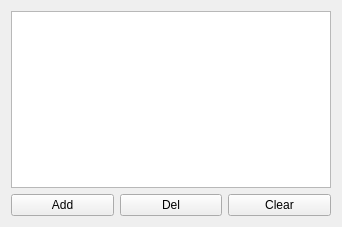
<?xml version="1.0" encoding="UTF-8"?>
<ui version="4.0">
 <class>BookmarksPlugin::BookmarkWidget</class>
 <widget class="QWidget" name="BookmarksPlugin::BookmarkWidget">
  <property name="geometry">
   <rect>
    <x>0</x>
    <y>0</y>
    <width>342</width>
    <height>227</height>
   </rect>
  </property>
  <property name="windowTitle">
   <string>Form</string>
  </property>
  <layout class="QGridLayout" name="gridLayout">
   <item row="0" column="0" colspan="3">
    <widget class="QTableView" name="tableView">
     <property name="contextMenuPolicy">
      <enum>Qt::CustomContextMenu</enum>
     </property>
     <property name="alternatingRowColors">
      <bool>true</bool>
     </property>
     <property name="selectionMode">
      <enum>QAbstractItemView::SingleSelection</enum>
     </property>
     <property name="selectionBehavior">
      <enum>QAbstractItemView::SelectRows</enum>
     </property>
     <property name="wordWrap">
      <bool>false</bool>
     </property>
     <attribute name="horizontalHeaderStretchLastSection">
      <bool>true</bool>
     </attribute>
     <attribute name="verticalHeaderVisible">
      <bool>false</bool>
     </attribute>
    </widget>
   </item>
   <item row="1" column="0">
    <widget class="QPushButton" name="buttonAdd">
     <property name="text">
      <string>Add</string>
     </property>
     <property name="icon">
      <iconset theme="list-add">
       <normaloff>.</normaloff>.</iconset>
     </property>
    </widget>
   </item>
   <item row="1" column="1">
    <widget class="QPushButton" name="buttonDel">
     <property name="text">
      <string>Del</string>
     </property>
     <property name="icon">
      <iconset theme="list-remove">
       <normaloff>.</normaloff>.</iconset>
     </property>
    </widget>
   </item>
   <item row="1" column="2">
    <widget class="QPushButton" name="buttonClear">
     <property name="text">
      <string>Clear</string>
     </property>
     <property name="icon">
      <iconset theme="edit-clear-list">
       <normaloff>.</normaloff>.</iconset>
     </property>
    </widget>
   </item>
  </layout>
 </widget>
 <resources/>
 <connections/>
</ui>
